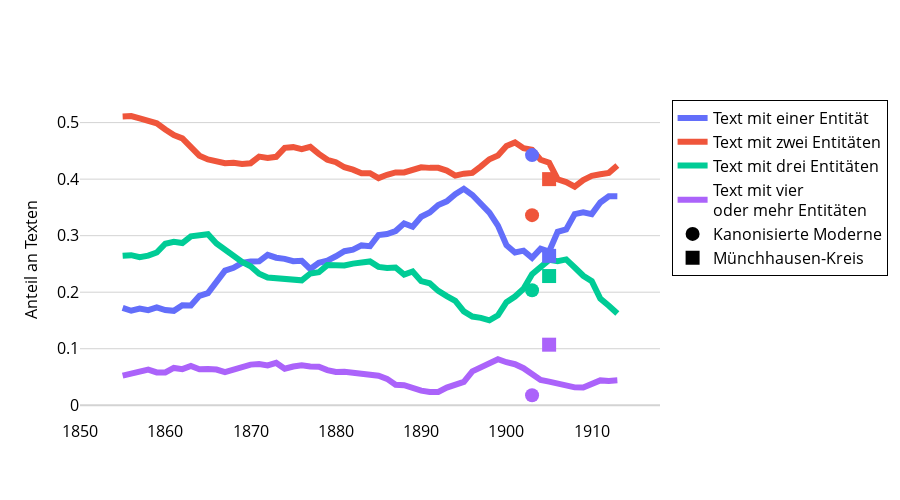

The notebook cell saved with this chart:
### Code cell
meta_plot = ts[[
    '1_entity_share_smoothed', 
    '2_entity_share_smoothed', 
    '3_entity_share_smoothed',
    '4_entity_share_smoothed'
]]
meta_plot.columns = [
    'Text mit einer Entität', 
    'Text mit zwei Entitäten', 
    'Text mit drei Entitäten',
    'Text mit vier<br>oder mehr Entitäten'
]
# save_ts_data(meta_plot, prefix='Anzahl_Entitaeten_')

fig = create_ts_plot(
    data = meta_plot, 
    columns = meta_plot.columns, 
    y_axis_title = 'Anteil an Texten',
    add_corporas = sub_df, add_corpora_names = sub_names,
    add_corpora_categories = ['1_entity_share', '2_entity_share', '3_entity_share', '4_entity_share']
)
fig = update_fig_for_publication(fig)
fig.write_image(f"plots/6.5 Anzahl Entitäten im Zeitverlauf (differenziert).pdf")
fig.show()
